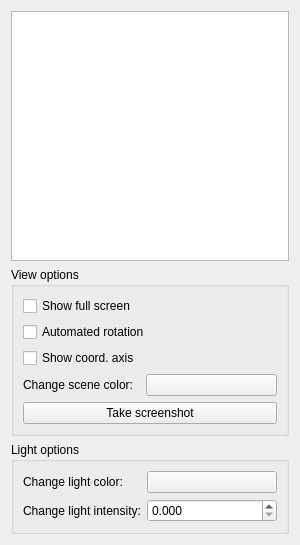
<?xml version="1.0" encoding="UTF-8"?>
<ui version="4.0">
 <class>Control3DViewWidget</class>
 <widget class="QWidget" name="Control3DViewWidget">
  <property name="geometry">
   <rect>
    <x>0</x>
    <y>0</y>
    <width>300</width>
    <height>520</height>
   </rect>
  </property>
  <property name="sizePolicy">
   <sizepolicy hsizetype="Preferred" vsizetype="Preferred">
    <horstretch>0</horstretch>
    <verstretch>0</verstretch>
   </sizepolicy>
  </property>
  <property name="minimumSize">
   <size>
    <width>0</width>
    <height>0</height>
   </size>
  </property>
  <property name="maximumSize">
   <size>
    <width>500</width>
    <height>16777215</height>
   </size>
  </property>
  <property name="windowTitle">
   <string>3D Control</string>
  </property>
  <layout class="QHBoxLayout" name="horizontalLayout_2">
   <item>
    <layout class="QVBoxLayout" name="m_verticalLayout_base">
     <item>
      <layout class="QGridLayout" name="m_gridLayout_main">
       <item row="0" column="0">
        <widget class="QTreeView" name="m_treeView_loadedData">
         <property name="sizePolicy">
          <sizepolicy hsizetype="Expanding" vsizetype="Expanding">
           <horstretch>0</horstretch>
           <verstretch>0</verstretch>
          </sizepolicy>
         </property>
         <property name="minimumSize">
          <size>
           <width>0</width>
           <height>250</height>
          </size>
         </property>
         <property name="mouseTracking">
          <bool>false</bool>
         </property>
         <property name="toolTip">
          <string/>
         </property>
         <property name="selectionMode">
          <enum>QAbstractItemView::SingleSelection</enum>
         </property>
         <property name="selectionBehavior">
          <enum>QAbstractItemView::SelectItems</enum>
         </property>
        </widget>
       </item>
       <item row="1" column="0">
        <widget class="QGroupBox" name="m_groupBox_viewOptions">
         <property name="title">
          <string>View options</string>
         </property>
         <layout class="QFormLayout" name="formLayout">
          <item row="3" column="0">
           <widget class="QLabel" name="m_label_sceneColorPicker">
            <property name="text">
             <string>Change scene color:</string>
            </property>
           </widget>
          </item>
          <item row="3" column="1">
           <widget class="QPushButton" name="m_pushButton_sceneColorPicker">
            <property name="text">
             <string/>
            </property>
           </widget>
          </item>
          <item row="0" column="0" colspan="2">
           <widget class="QCheckBox" name="m_checkBox_showFullScreen">
            <property name="text">
             <string>Show full screen</string>
            </property>
           </widget>
          </item>
          <item row="1" column="0" colspan="2">
           <widget class="QCheckBox" name="m_checkBox_rotate">
            <property name="text">
             <string>Automated rotation</string>
            </property>
           </widget>
          </item>
          <item row="2" column="0">
           <widget class="QCheckBox" name="m_checkBox_coordAxis">
            <property name="text">
             <string>Show coord. axis</string>
            </property>
           </widget>
          </item>
          <item row="4" column="0" colspan="2">
           <widget class="QPushButton" name="m_pushButton_takeScreenshot">
            <property name="text">
             <string>Take screenshot</string>
            </property>
           </widget>
          </item>
         </layout>
        </widget>
       </item>
       <item row="2" column="0">
        <widget class="QGroupBox" name="m_groupBox_lightOptions">
         <property name="title">
          <string>Light options</string>
         </property>
         <layout class="QFormLayout" name="formLayout_3">
          <item row="0" column="0">
           <widget class="QLabel" name="label">
            <property name="text">
             <string>Change light color:</string>
            </property>
           </widget>
          </item>
          <item row="1" column="0">
           <widget class="QLabel" name="label_2">
            <property name="text">
             <string>Change light intensity:</string>
            </property>
           </widget>
          </item>
          <item row="1" column="1">
           <widget class="QDoubleSpinBox" name="m_doubleSpinBox_colorIntensity">
            <property name="decimals">
             <number>3</number>
            </property>
            <property name="singleStep">
             <double>0.010000000000000</double>
            </property>
           </widget>
          </item>
          <item row="0" column="1">
           <widget class="QPushButton" name="m_pushButton_lightColorPicker">
            <property name="text">
             <string/>
            </property>
           </widget>
          </item>
         </layout>
        </widget>
       </item>
      </layout>
     </item>
    </layout>
   </item>
  </layout>
 </widget>
 <resources/>
 <connections/>
 <slots>
  <slot>onAlwaysOnTop(bool)</slot>
 </slots>
</ui>
